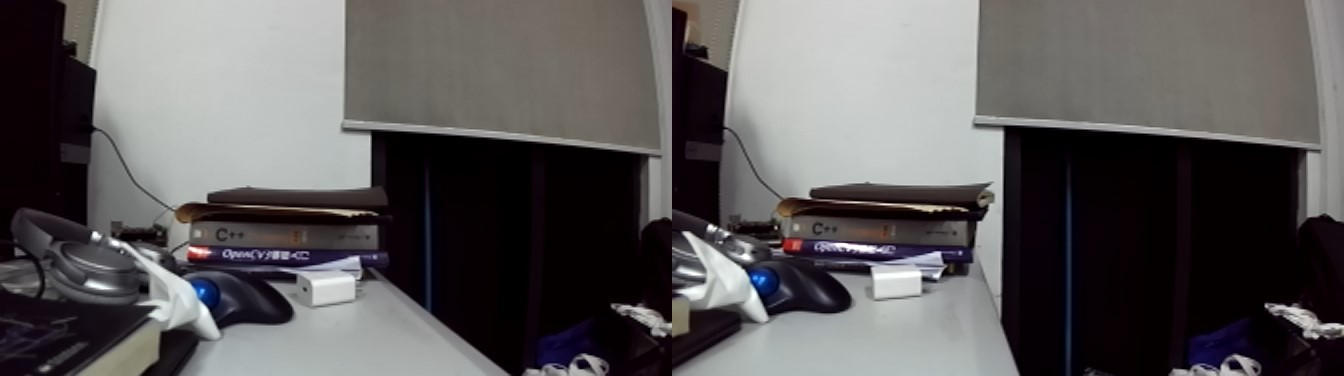
//> input picture build/test.jpg, 1344 x 376 px
$ ./stereoDemo build/test.jpg   (built with g++ and OpenCV 4)
//> lines starting //> are read from the running program, lines starting //| are printed output that depends on the picture
/******************************/
/*        立体匹配和测距        */
/******************************/

#include <opencv2/opencv.hpp>
#include <iostream>
#include <chrono>

using namespace std;
using namespace cv;

const int imageWidth = 672;                             //摄像头的分辨率
const int imageHeight = 376;
Size imageSize = Size(imageWidth, imageHeight);

Mat rgbImageL, grayImageL;
Mat rgbImageR, grayImageR;
Mat rectifyImageL, rectifyImageR;

Rect validROIL;//图像校正之后，会对图像进行裁剪，这里的validROI就是指裁剪之后的区域
Rect validROIR;

Mat mapLx, mapLy, mapRx, mapRy;     //映射表
Mat Rl, Rr, Pl, Pr, Q;              //校正旋转矩阵R，投影矩阵P 重投影矩阵Q
Mat xyz;              //三维坐标

Point origin;         //鼠标按下的起始点
Rect selection;      //定义矩形选框
bool selectObject = false;    //是否选择对象

int blockSize = 8, uniquenessRatio =23, numDisparities=7;
Ptr<StereoBM> bm = StereoBM::create(16, 9);

/*
事先标定好的相机的参数
fx 0 cx
0 fy cy
0 0  1
*/
Mat cameraMatrixL = (Mat_<double>(3, 3) << 349.0151, 0.0525, 343.1174,
    0, 349.1126, 185.3036,
    0, 0, 1);
Mat distCoeffL = (Mat_<double>(5, 1) << -0.1051, -0.0260, 0.0, -0.000219, 0.0381);

Mat cameraMatrixR = (Mat_<double>(3, 3) <<  350.3199, 0.2725, 345.0589,
    0, 350.0103, 182.3179,
    0, 0, 1);
Mat distCoeffR = (Mat_<double>(5, 1) << -0.1660, 0.0142, -0.000255, 0.0, 0.0073);

Mat T = (Mat_<double>(3, 1) << -119.8684, -0.0184, -0.6295);//T平移向量
// Mat rec = (Mat_<double>(3, 1) << -0.00306, -0.03207, 0.00206);//rec旋转向量
Mat R = (Mat_<double>(3, 3) <<  1.0000, -0.0005787, -0.0093,
    0.0006, 1.0000, 0.0027,
    0.0093, -0.0027, 1.0000);//R 旋转矩阵


/*****立体匹配*****/
// void stereo_match(int,void*)
// {
//     bm->setBlockSize(2*blockSize+5);     //SAD窗口大小，5~21之间为宜
//     bm->setROI1(validROIL);
//     bm->setROI2(validROIR);
//     bm->setPreFilterCap(31);
//     bm->setMinDisparity(0);  //最小视差，默认值为0, 可以是负值，int型
//     bm->setNumDisparities(numDisparities*16+16);//视差窗口，即最大视差值与最小视差值之差,窗口大小必须是16的整数倍，int型
//     bm->setTextureThreshold(10);
//     bm->setUniquenessRatio(uniquenessRatio);//uniquenessRatio主要可以防止误匹配
//     bm->setSpeckleWindowSize(100);
//     bm->setSpeckleRange(32);
//     bm->setDisp12MaxDiff(-1);
//     Mat disp, disp8;
//     bm->compute(rectifyImageL, rectifyImageR, disp);//输入图像必须为灰度图
//     disp.convertTo(disp8, CV_8U, 255 / ((numDisparities * 16 + 16)*16.));//计算出的视差是CV_16S格式
//     reprojectImageTo3D(disp, xyz, Q, true); //在实际求距离时，ReprojectTo3D出来的X / W, Y / W, Z / W都要乘以16(也就是W除以16)，才能得到正确的三维坐标信息。
//     xyz = xyz * 16;
//     imshow("disparity", disp8);
// }

/*****描述：鼠标操作回调*****/
static void onMouse(int event, int x, int y, int, void*)
{
    if (selectObject)
    {
        selection.x = MIN(x, origin.x);
        selection.y = MIN(y, origin.y);
        selection.width = std::abs(x - origin.x);
        selection.height = std::abs(y - origin.y);
    }

    switch (event)
    {
    case EVENT_LBUTTONDOWN:   //鼠标左按钮按下的事件
        origin = Point(x, y);
        selection = Rect(x, y, 0, 0);
        selectObject = true;
        cout << origin <<"in world coordinate is: " << xyz.at<Vec3f>(origin) << endl;
        break;
    case EVENT_LBUTTONUP:    //鼠标左按钮释放的事件
        selectObject = false;
        if (selection.width > 0 && selection.height > 0)
        break;
    }
}


/*****主函数*****/
int main(int argc, char** argv)
{
    /*
    立体校正
    */
    // Rodrigues(rec, R); //Rodrigues变换
    stereoRectify(cameraMatrixL, distCoeffL, cameraMatrixR, distCoeffR, imageSize, R, T, Rl, Rr, Pl, Pr, Q, CALIB_ZERO_DISPARITY,
        0, imageSize, &validROIL, &validROIR);
    initUndistortRectifyMap(cameraMatrixL, distCoeffL, Rl, Pr, imageSize, CV_32FC1, mapLx, mapLy);
    initUndistortRectifyMap(cameraMatrixR, distCoeffR, Rr, Pr, imageSize, CV_32FC1, mapRx, mapRy);

    /*
    读取图片
    */
    Mat frame = imread(argv[1]);
//> frame is the input picture: 376 rows x 1344 cols, CV_8UC3; mean B, G, R 90.4, 89.7, 92.4
    Mat leftImage, rightImage;
    rgbImageL = frame(Rect(0, 0, frame.size().width / 2, frame.size().height));//split left image
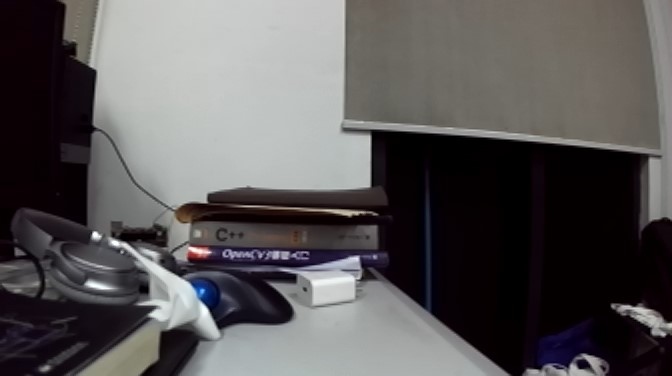
//> rgbImageL: 376 rows x 672 cols, CV_8UC3; mean B, G, R 87.6, 87.1, 89.8
    rgbImageR = frame(Rect(frame.size().width / 2, 0, frame.size().width / 2, frame.size().height));//split right image
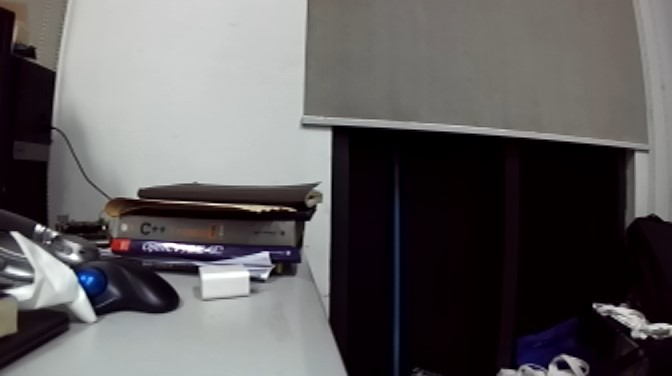
//> rgbImageR: 376 rows x 672 cols, CV_8UC3; mean B, G, R 93.2, 92.4, 94.9
    cvtColor(rgbImageL, grayImageL, CV_BGR2GRAY);
    cvtColor(rgbImageR, grayImageR, CV_BGR2GRAY);

    imshow("ImageL Before Rectify", grayImageL);
    imshow("ImageR Before Rectify", grayImageR);

    /*
    经过remap之后，左右相机的图像已经共面并且行对准了
    */
    remap(grayImageL, rectifyImageL, mapLx, mapLy, INTER_LINEAR);
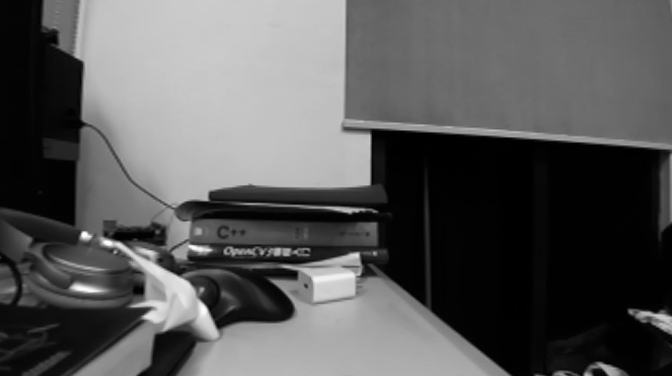
//> rectifyImageL: 376 rows x 672 cols, CV_8UC1; min 0, max 255, mean 88.6
    remap(grayImageR, rectifyImageR, mapRx, mapRy, INTER_LINEAR);
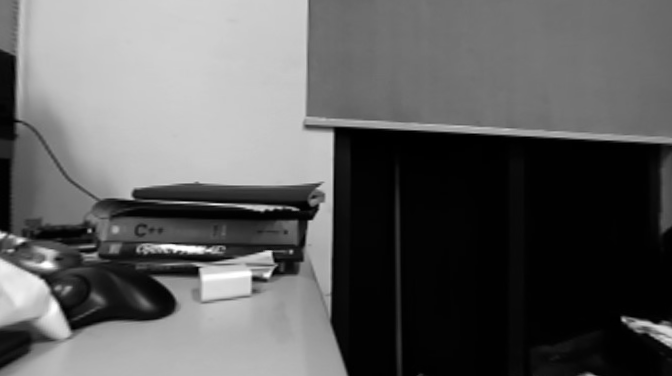
//> rectifyImageR: 376 rows x 672 cols, CV_8UC1; min 0, max 255, mean 94.7

    /*
    把校正结果显示出来
    */
    Mat rgbRectifyImageL, rgbRectifyImageR;
    cvtColor(rectifyImageL, rgbRectifyImageL, CV_GRAY2BGR);  //伪彩色图
    cvtColor(rectifyImageR, rgbRectifyImageR, CV_GRAY2BGR);

    //单独显示
    //rectangle(rgbRectifyImageL, validROIL, Scalar(0, 0, 255), 3, 8);
    //rectangle(rgbRectifyImageR, validROIR, Scalar(0, 0, 255), 3, 8);
    imshow("ImageL After Rectify", rgbRectifyImageL);
    imshow("ImageR After Rectify", rgbRectifyImageR);

    //显示在同一张图上
    Mat canvas;
    double sf;
    int w, h;
    sf = 600. / MAX(imageSize.width, imageSize.height);
    w = cvRound(imageSize.width * sf);
    h = cvRound(imageSize.height * sf);
    canvas.create(h, w * 2, CV_8UC3);   //注意通道

    //左图像画到画布上
    Mat canvasPart = canvas(Rect(w * 0, 0, w, h));                                //得到画布的一部分
    resize(rgbRectifyImageL, canvasPart, canvasPart.size(), 0, 0, INTER_AREA);     //把图像缩放到跟canvasPart一样大小
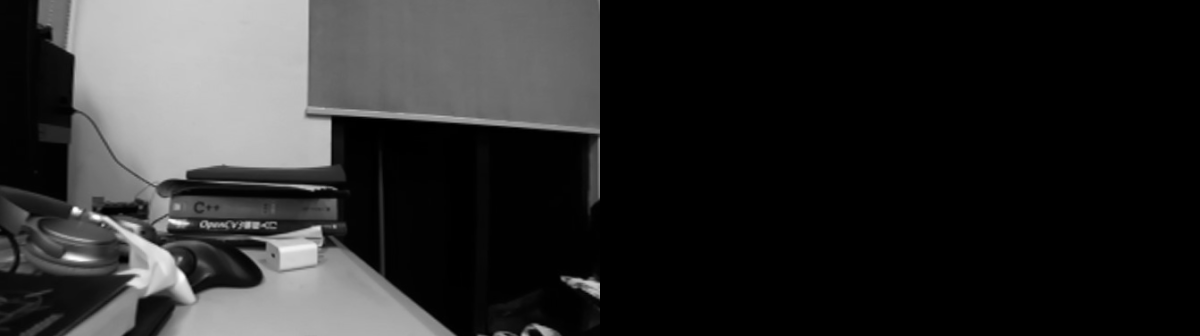
//> canvas: 336 rows x 1200 cols, CV_8UC3; min 0, max 253, mean 44.3
    Rect vroiL(cvRound(validROIL.x*sf), cvRound(validROIL.y*sf),                //获得被截取的区域
        cvRound(validROIL.width*sf), cvRound(validROIL.height*sf));
    //rectangle(canvasPart, vroiL, Scalar(0, 0, 255), 3, 8);                      //画上一个矩形
    cout << "Painted ImageL" << endl;

    //右图像画到画布上
    canvasPart = canvas(Rect(w, 0, w, h));                                      //获得画布的另一部分
//> canvasPart: 336 rows x 600 cols, CV_8UC3; every value is 0
    resize(rgbRectifyImageR, canvasPart, canvasPart.size(), 0, 0, INTER_LINEAR);
    Rect vroiR(cvRound(validROIR.x * sf), cvRound(validROIR.y*sf),
        cvRound(validROIR.width * sf), cvRound(validROIR.height * sf));
    //rectangle(canvasPart, vroiR, Scalar(0, 0, 255), 3, 8);
    cout << "Painted ImageR" << endl;

    //画上对应的线条
    for (int i = 0; i < canvas.rows; i += 16)
        line(canvas, Point(0, i), Point(canvas.cols, i), Scalar(0, 255, 0), 1, 8);
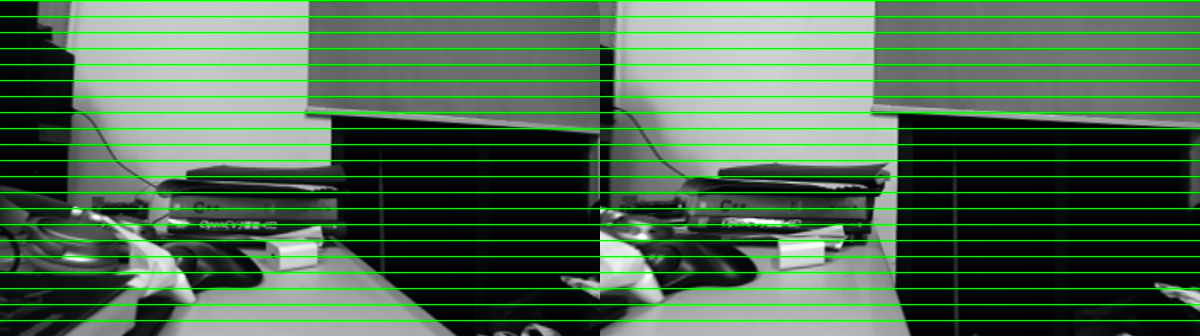
//> canvas: 336 rows x 1200 cols, CV_8UC3; mean B, G, R 85.8, 101.8, 85.8
    imshow("rectified", canvas);


    /*
    立体匹配
    */
    chrono::steady_clock::time_point t1 = chrono::steady_clock::now();
    namedWindow("disparity", CV_WINDOW_AUTOSIZE);

    bm->setBlockSize(2*blockSize+5);     //SAD窗口大小，5~21之间为宜
    bm->setROI1(validROIL);
    bm->setROI2(validROIR);
    bm->setPreFilterCap(31);
    bm->setMinDisparity(0);  //最小视差，默认值为0, 可以是负值，int型
    bm->setNumDisparities(numDisparities*16+16);//视差窗口，即最大视差值与最小视差值之差,窗口大小必须是16的整数倍，int型
    bm->setTextureThreshold(10);
    bm->setUniquenessRatio(uniquenessRatio);//uniquenessRatio主要可以防止误匹配
    bm->setSpeckleWindowSize(100);
    bm->setSpeckleRange(32);
    bm->setDisp12MaxDiff(-1);
    Mat disp, disp8;
    bm->compute(rectifyImageL, rectifyImageR, disp);//输入图像必须为灰度图
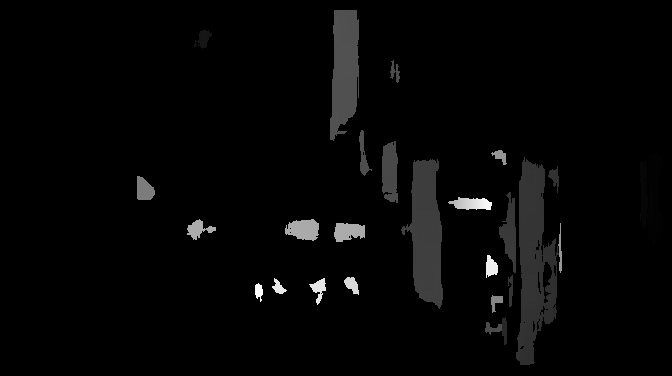
//> disp: 376 rows x 672 cols, CV_16SC1; min -16, max 1973, mean 29.7; drawn with min black and max white
    disp.convertTo(disp8, CV_8U, 255 / ((numDisparities * 16 + 16)*16.));//计算出的视差是CV_16S格式
    reprojectImageTo3D(disp, xyz, Q, true); //在实际求距离时，ReprojectTo3D出来的X / W, Y / W, Z / W都要乘以16(也就是W除以16)，才能得到正确的三维坐标信息。
//> xyz: 376 rows x 672 cols, CV_32FC3; 0.34% of the values are NaN or infinite; the others: min -2442.2, max 10000, mean 3134.3
//> Q = [[1, 0, 0, -345], [0, 1, 0, -182.8], [0, 0, 0, 340.4], [0, 0, 0.00834, 0]]
    xyz = xyz * 16;
//> xyz: 376 rows x 672 cols, CV_32FC3; 0.34% of the values are NaN or infinite; the others: min -39075.3, max 160000, mean 50148.3
    imshow("disparity", disp8);

    chrono::steady_clock::time_point t2 = chrono::steady_clock::now();
    chrono::duration<double> time_used = chrono::duration_cast<chrono::duration<double>>(t2 - t1);
    cout << "matching cost = " << time_used.count() << " seconds. " << endl;

    // // 创建SAD窗口 Trackbar
    // createTrackbar("BlockSize:\n", "disparity",&blockSize, 8, stereo_match);
    // // 创建视差唯一性百分比窗口 Trackbar
    // createTrackbar("UniquenessRatio:\n", "disparity", &uniquenessRatio, 50, stereo_match);
    // // 创建视差窗口 Trackbar
    // createTrackbar("NumDisparities:\n", "disparity", &numDisparities, 16, stereo_match);
    //鼠标响应函数setMouseCallback(窗口名称, 鼠标回调函数, 传给回调函数的参数，一般取0)
    setMouseCallback("disparity", onMouse, 0);
    // stereo_match(0,0);

    waitKey(0);
    return 0;
}

$ run again, on build/l1.jpg
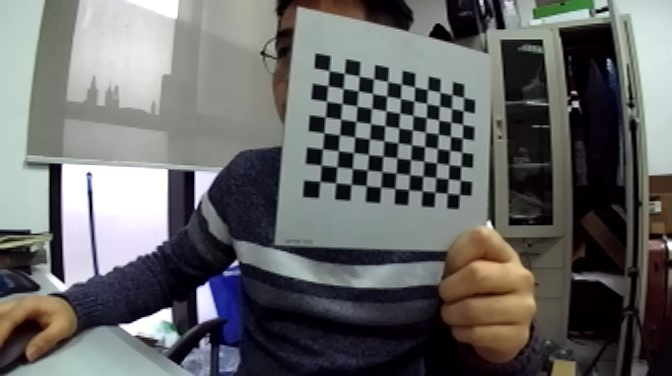
//> input picture build/l1.jpg, 672 x 376 px
//> frame is the input picture: 376 rows x 672 cols, CV_8UC3; mean B, G, R 102.9, 102.8, 102.4
//> after the loop `for (int i = 0; i < canvas.rows; i += 16)`:
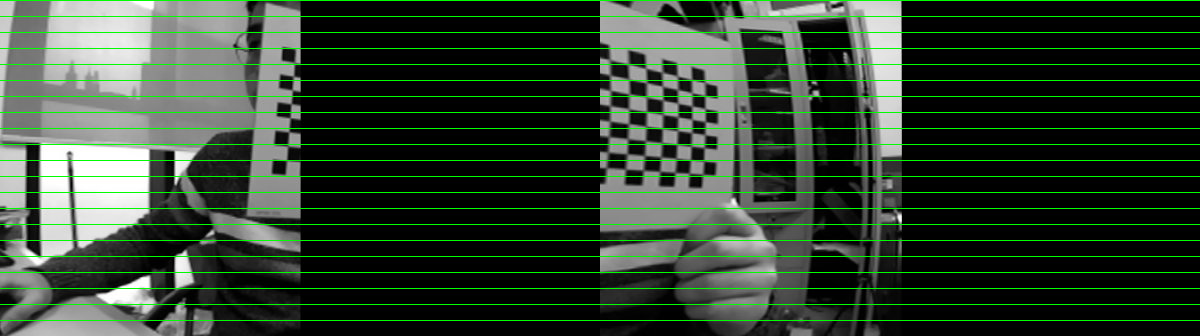
//> canvas: 336 rows x 1200 cols, CV_8UC3; mean B, G, R 48.6, 64.6, 48.6
//> `bm->compute(rectifyImageL, rectifyImageR, disp);`:
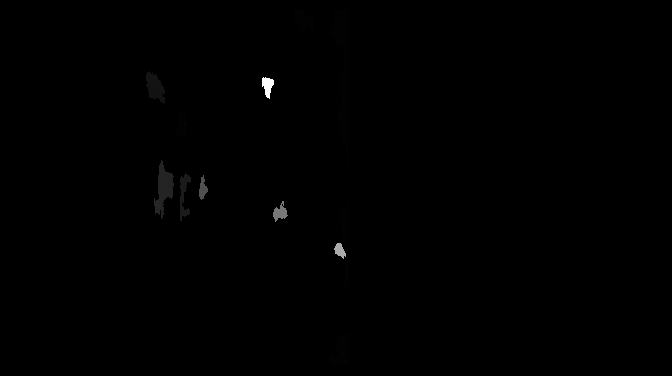
//> disp: 376 rows x 672 cols, CV_16SC1; min -16, max 2016, mean -11.9; drawn with min black and max white
//> Q = [[1, 0, 0, -345], [0, 1, 0, -182.8], [0, 0, 0, 340.4], [0, 0, 0.00834, 0]]
